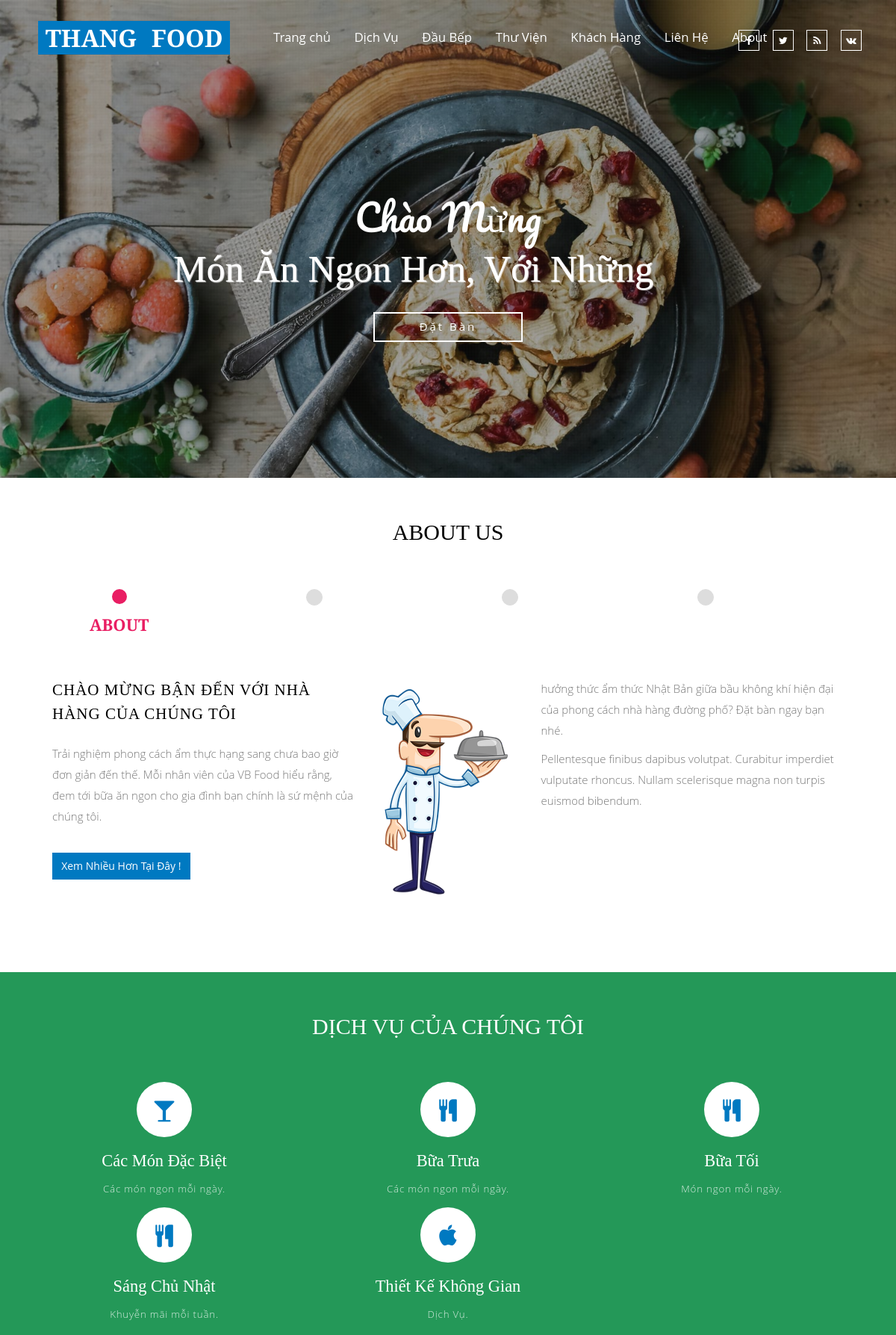
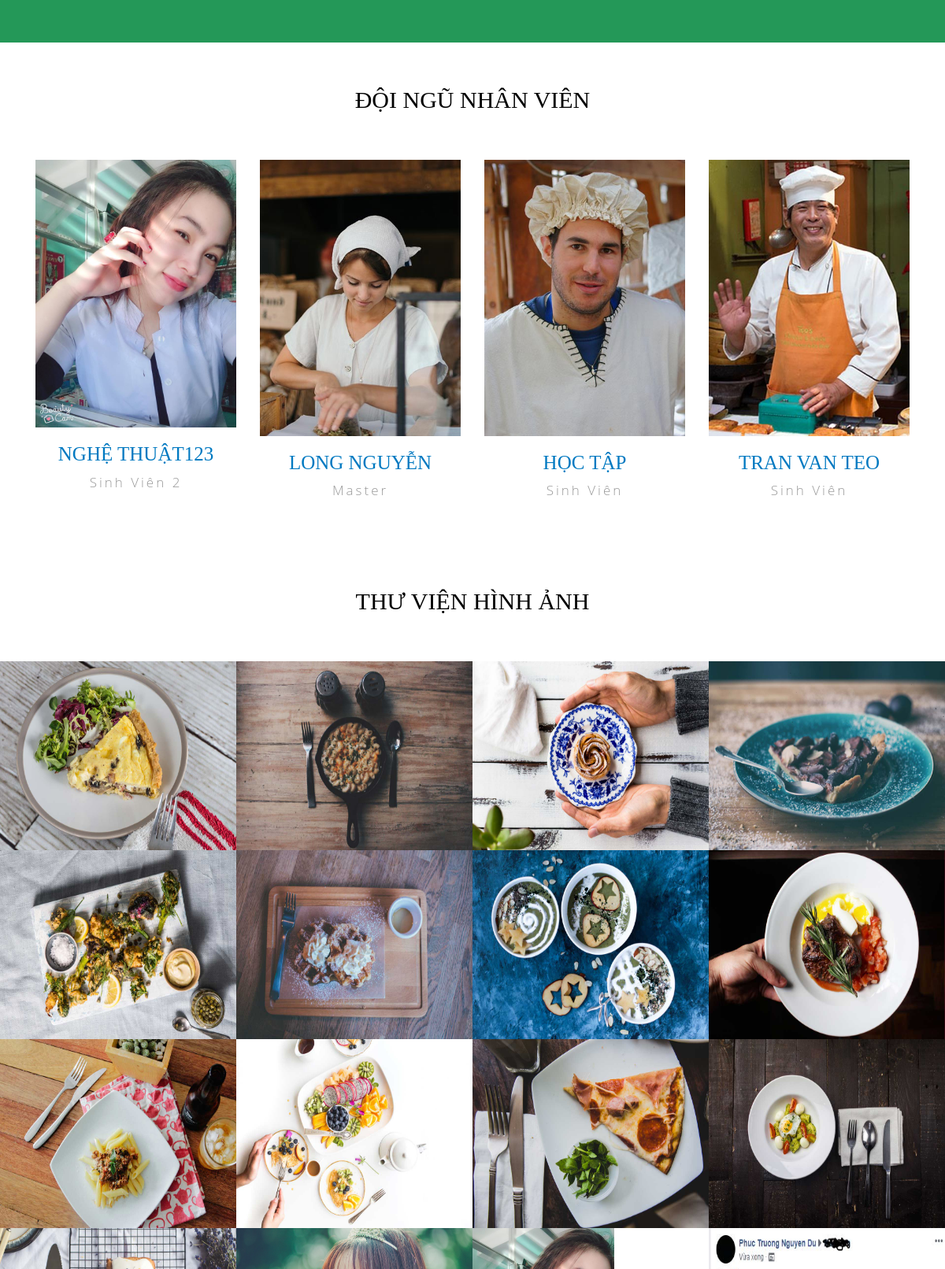
The page / (upper part) on the database its author committed (2 pictures, top to bottom).
### tables this page shows
CREATE TABLE IF NOT EXISTS `config` (
  `id` int(11) NOT NULL,
  `txtlog1` text NOT NULL,
  `txtlog2` text NOT NULL,
  `fa` varchar(255) NOT NULL,
  `tw` varchar(255) NOT NULL,
  `google` varchar(255) NOT NULL,
  `zalo` varchar(255) NOT NULL,
  `title` text NOT NULL,
  `Introduction1` text NOT NULL,
  `Introduction2` text NOT NULL,
  `img` varchar(255) NOT NULL,
  `title2` text NOT NULL,
  `choose` text NOT NULL,
  `titlechose` text NOT NULL,
  `address` text NOT NULL,
  `phone1` varchar(255) NOT NULL,
  `phone2` varchar(255) NOT NULL,
  `email` varchar(255) NOT NULL,
  `map` varchar(255) NOT NULL,
  `youtube` varchar(255) NOT NULL,
  `footer` text NOT NULL,
  `created_at` timestamp NOT NULL DEFAULT CURRENT_TIMESTAMP ON UPDATE CURRENT_TIMESTAMP,
  `updated_at` timestamp NOT NULL DEFAULT '0000-00-00 00:00:00'
);

CREATE TABLE IF NOT EXISTS `service` (
  `id` int(11) NOT NULL,
  `title` varchar(255) NOT NULL,
  `content` text NOT NULL,
  `icon` varchar(255) NOT NULL,
  `status` int(2) NOT NULL DEFAULT '0',
  `created_at` timestamp NOT NULL DEFAULT CURRENT_TIMESTAMP ON UPDATE CURRENT_TIMESTAMP,
  `updated_at` timestamp NOT NULL DEFAULT '0000-00-00 00:00:00'
);

CREATE TABLE IF NOT EXISTS `chef` (
  `id` int(11) NOT NULL,
  `name` varchar(255) NOT NULL,
  `major` varchar(255) NOT NULL,
  `status` int(11) NOT NULL DEFAULT '0',
  `fa` varchar(255) DEFAULT NULL,
  `googlel` varchar(25) DEFAULT NULL,
  `tw` varchar(255) DEFAULT NULL,
  `created_at` timestamp NOT NULL DEFAULT CURRENT_TIMESTAMP ON UPDATE CURRENT_TIMESTAMP,
  `updated_at` timestamp NOT NULL DEFAULT '0000-00-00 00:00:00',
  `img` varchar(222) DEFAULT NULL
);

CREATE TABLE IF NOT EXISTS `li` (
  `id` int(11) NOT NULL,
  `name` varchar(255) NOT NULL,
  `img` varchar(255) NOT NULL,
  `status` int(1) NOT NULL DEFAULT '0',
  `created_at` timestamp NOT NULL DEFAULT CURRENT_TIMESTAMP ON UPDATE CURRENT_TIMESTAMP,
  `updated_at` timestamp NOT NULL DEFAULT '0000-00-00 00:00:00'
);

### application/views/Frontend/layout/master.php (called while the page is built)
<?php
	$this->load->view('Frontend/layout/header.php');?>
<?php
		$this->load->view($temp , $this->data);?>
<?php
	$this->load->view('Frontend/layout/footer.php');
?>

### application/controllers/Frontend/HomeController.php (called while the page is built, shortened)
<?php
class HomeController extends CI_Controller {
    public  $data = array();
    public function __construct()
    {
        $this->load->helper('url');
        $this->load->library('form_validation');
        $this->load->helper(array('form', 'url'));
    }
    public function index()
    {
        $list = array();
        $type_eat = $this->db->where(['status' => 1])->get('type_eat')->result_object();
        foreach ($type_eat as $key => $value) {
           $eat = $this->db->where(['status' => 1,'id_type'=>$value->id])->get('eat ')->result_object();
           $list[$value->name] = $eat;
        }
        $this->data['list'] = $list ;
        $this->data['filestyle']= file_get_contents('public/css/style3.css');
        $this->data['temp'] = 'Frontend/home';
        $this->data['config'] =  $this->db->get('config')->first_row();
         $this->data['li'] =  $this->db->where(['status' => 1])->get('li')->result_object();
        $this->data['custumer'] =  $this->db->where(['status' => 1])->get('custumer')->result_object();
        $this->data['chef'] =  $this->db->where(['status' => 1])->get('chef')->result_object();
        $this->data['service'] =  $this->db->where(['status' => 1])->get('service')->result_object();
         $this->data['service2'] =  $this->db->where(['status' => 1])->get('service', 4, 0)->result_object();
        $this->load->view('Frontend/layout/master',$this->data);
    }
}

### index.php (called while the page is built, shortened)
<?php
require_once BASEPATH.'core/CodeIgniter.php';

### application/helpers/home_helper.php (called while the page is built, shortened)
<?php
	function public_url($url = '')
{
	return base_url().'public/'.$url;
}
?>

### application/config/config.php (called while the page is built, shortened)
<?php
$config['base_url'] = '';
$config['base_url'] = ((isset($_SERVER['HTTPS']) && $_SERVER['HTTPS'] == "on") ? "https" : "http");
$config['base_url'] .= "://" . $_SERVER['HTTP_HOST'];
$config['base_url'] .= str_replace(basename($_SERVER['SCRIPT_NAME']), "", $_SERVER['SCRIPT_NAME']);
$config['index_page'] = 'index.php';
$config['uri_protocol']	= 'REQUEST_URI';
$config['url_suffix'] = '';
$config['language']	= 'english';
$config['charset'] = 'UTF-8';
$config['enable_hooks'] = FALSE;
$config['subclass_prefix'] = 'MY_';
$config['composer_autoload'] = FALSE;
$config['permitted_uri_chars'] = 'a-z 0-9~%.:_\-';
$config['enable_query_strings'] = FALSE;
$config['controller_trigger'] = 'c';
$config['function_trigger'] = 'm';
$config['directory_trigger'] = 'd';
$config['allow_get_array'] = TRUE;
$config['log_threshold'] = 0;
$config['log_path'] = '';
$config['log_file_extension'] = '';
$config['log_file_permissions'] = 0644;
$config['log_date_format'] = 'Y-m-d H:i:s';
$config['error_views_path'] = '';
$config['cache_path'] = '';
$config['cache_query_string'] = FALSE;
$config['encryption_key'] = 'abcxyz';
$config['sess_driver'] = 'files';
$config['sess_cookie_name'] = 'ci_session';
$config['sess_expiration'] = 7200;
$config['sess_save_path'] = NULL;
$config['sess_match_ip'] = FALSE;
$config['sess_time_to_update'] = 300;
$config['sess_regenerate_destroy'] = FALSE;
$config['cookie_prefix']	= '';
$config['cookie_domain']	= '';
$config['cookie_path']		= '/';
$config['cookie_secure']	= FALSE;
$config['cookie_httponly'] 	= FALSE;
$config['standardize_newlines'] = FALSE;
$config['global_xss_filtering'] = FALSE;
$config['csrf_protection'] = FALSE;
$config['csrf_token_name'] = 'csrf_test_name';
$config['csrf_cookie_name'] = 'csrf_cookie_name';
$config['csrf_expire'] = 7200;
$config['csrf_regenerate'] = TRUE;
$config['csrf_exclude_uris'] = array();
$config['compress_output'] = FALSE;
$config['time_reference'] = 'local';
$config['rewrite_short_tags'] = FALSE;
$config['proxy_ips'] = '';

### application/views/Frontend/home.php (the view, shortened to what this page needs)
	<div class="banner jarallax">
		<div class="agileinfo-dot">
			<div class="header">
				<div class="container-fluid">
					<div class="header-left">
						<div class="w3layouts-logo grid__item  wow slideInRight" data-wow-duration="1.5s" data-wow-delay="0.3s">
							<h1>
								<a class="link link--ilin" href="#"><span><?=$config->txtlog1?></span><span><?=$config->txtlog2?></span></a>
							</h1>
						</div>
					</div>
					<div class="top-nav">
						<nav class="navbar navbar-default">
							<div class="collapse navbar-collapse" id="bs-example-navbar-collapse-1">
								<ul class="nav navbar-nav">
									<li><a class="active" href="index.html">Trang chủ</a></li>
									<li><a href="#services" class="scroll">Dịch Vụ</a></li>
									<li><a href="#chefs" class="scroll">Đầu Bếp</a></li>
									<li><a href="#gallery" class="scroll">Thư Viện</a></li>
									<li><a href="#customer" class="scroll">Khách Hàng</a></li>
									<li><a href="#contact" class="scroll">Liên Hệ</a></li>
									<li><a href="#about" class="scroll">About</a></li>
								</ul>
					<div class="clearfix"> </div>
							</div>
						</nav>
						<div class="agileinfo-social-grids">
							<ul>
								<li><a href="#"><i class="fa fa-facebook"></i></a></li>
								<li><a href="#"><i class="fa fa-twitter"></i></a></li>
								<li><a href="#"><i class="fa fa-rss"></i></a></li>
								<li><a href="#"><i class="fa fa-vk"></i></a></li>
							</ul>
						</div>
				</div>
					</div>
			</div>
			<div class="agileits-banner-info wow fadeInLeftBig">
				<h3>Chào mừng</h3>
					<h2 class="rw-sentence">
					<span>Món ăn ngon hơn, với những </span>
					</h2>
					<a href="#" data-toggle="modal" data-target="#myModal2">Đặt Bàn</a>
			</div>
		</div>
	</div>
<div class="demo" id="about">
	<div class="container wow fadeInDown" >
		<div class="w3ls-heading">
			<h3>About us</h3>
		</div>
		<div class="horizontalTab" id="horizontalTab">
			<ul class="resp-tabs-list list-group">
				<li class="list-group-item text-center"></li>
				<li class="list-group-item text-center"></li>
				<li class="list-group-item text-center"></li>
				<li class="list-group-item text-center"></li>
			</ul>
				<div class="resp-tabs-container">
							<div class="bhoechie-tab-content active">
										<h3 class="title">about</h3>
								<div class="services-grids">
									<div class="ser-img">
										<h3><?= $config->title?> </h3>
										<p><?= $config->Introduction1?>.
										</p>
										<a href="#myModal" data-toggle="modal"> Xem nhiều hơn tại đây !</a>
									</div>
									<div class="ser-img1">
										<img src="<?php echo public_url()?>images/about.png" alt="" />
									</div>
									<div class="ser-info">
										<p><?= $config->Introduction2?>.
										</p>
										<p>Pellentesque finibus dapibus volutpat. Curabitur imperdiet vulputate rhoncus. Nullam
										scelerisque magna non turpis euismod bibendum.
										</p>
									</div>
								</div>
							</div>
				</div>
		</div>
	</div>
</div>
<div class="services" id="services">
		<div class="container wow fadeInDown" data-wow-duration="1s">
			<div class="ser-top wthree-3 wow fadeInDown w3-service-head">
				<h3>Dịch Vụ Của Chúng Tôi </h3>
			</div>
			<div class="w3-service-grids set-6 ">
				<?php $i=0;
						$time  = array(1,2,2.5,3,4,5,6,7,8,9,10);
				 foreach ($service as $key => $value) { $i++;?>
				<div class="col-md-4  services-w3-grid1 ser-left icon1 hi-icon-wrap hi-icon-effect-6 wow fadeInUp data-wow-delay="<?=$time[$i]?>s" style="visibility: visible; animation-delay: <?=$time[$i]?>s; animation-name: fadeInUp;"">
					<i class="<?=  $value->icon?> hi-icon hi-icon-sort-by-attributes" aria-hidden="true"></i>
					<h4><?=  $value->title ;?></h4>
					<p><?=  $value->content?>.</p>
				</div>
				<?php if($i ==3 ){ echo "<div class='clearfix'></div>";}?>
				<?php }?>
				<div class="clearfix"></div>
			</div>
		</div>
</div>
<div class="ourchefs wow fadeInUp data-wow-delay="0.5s" " id="chefs">
	<div class="container">
		<div class="w3ls-heading">
			<h3>Đội ngũ nhân viên</h3>
		</div>
		<?php $i=0;
			$time  = array(1,2,2.5,3,4,5,6,7,8,9,10);
		 foreach ($chef as $key => $value) {$i++;
		?>
		<div class="col-md-3 chef agile_team_grid wow fadeInDown data-wow-delay="<?=$time[$i]?>s" style="visibility: visible; animation-delay: <?=$time[$i]?>s; animation-name: fadeInUp;"">
			<div class="agileits_w3layouts_team_grid">
				<img src="<?php echo base_url()?>upload/chef/<?=$value->img?>" alt=" " class="img-responsive">
			</div>
			<h3><?= $value->name?></h3>
			<p><?= $value->major?></p>
		</div>
		<?php	}?>
	</div>
</div>
	<div class="gallery wow fadeInDown"  id="gallery">
			<div class="agileits_w3layouts_head">
			<h3>Thư viện hình ảnh</h3>
			</div>
			<div class="w3layouts_gallery_grids">
				<?php  foreach ($li as $key => $value) {
			?>
				<div class="col-md-3 w3layouts_gallery_grid">
					<a href="<?php echo base_url()?>upload/lib/<?=$value->img?>" class="lsb-preview" data-lsb-group="header">
						<div class="w3layouts_news_grid">
							<img src="<?php echo base_url()?>upload/lib/<?=$value->img?>" alt=" " style="height:240px" class="img-responsive">
						</div>
					</a>
				</div>
			<?php
				}
			?>
			</div>
</div>

### application/views/Frontend/layout/header.php (shortened to what this page needs)
<!DOCTYPE html>
<html lang="en">
<head>
<link rel="stylesheet" href="<?php echo public_url()?>css/easy-responsive-tabs.css">
<link rel="stylesheet" href="<?php echo public_url()?>css/jquery-ui.css" type="text/css" media="all">
	<link href="<?php echo public_url()?>css/lsb.css" rel="stylesheet" type="text/css">
    <link rel="stylesheet" type="text/css" href="<?php echo public_url()?>css/demo.css" />
    <link rel="stylesheet" type="text/css" href="<?php echo public_url()?>css/style3.css" />
    <link rel="stylesheet" type="text/css" href="<?php echo public_url()?>css/normalize.css" />
     <link rel="stylesheet" type="text/css" href="<?php echo public_url()?>css/animate.css" />
	<link rel="stylesheet" type="text/css" href="<?php echo public_url()?>css/demo1.css" />
	<link rel="stylesheet" type="text/css" href="<?php echo public_url()?>css/linkstyles.css" />
	<link rel="stylesheet" href="<?php echo public_url()?>css/bootstrap.css" type="text/css" media="all">
	<link rel="stylesheet" href="<?php echo public_url()?>css/style.css" type="text/css" media="all">
	<link rel="stylesheet" href="<?php echo public_url()?>css/font-awesome.min.css" />
</head>
<body>

### application/views/Frontend/layout/footer.php (shortened to what this page needs)
</body>
</html>

### public/css/easy-responsive-tabs.css (style rules this page uses)
body { margin: 0px; padding: 0px; background: #f5f5f5; font-weight: 500; }
ul.resp-tabs-list, p { margin: 0px; padding: 0px; }
.resp-tabs-list li { display: inline-block; padding: 13px 15px; margin: 0; list-style: none; cursor: pointer; float: left; }
.resp-tabs-container { padding: 0px; background-color: #fff; clear: left; }
.resp-tab-content { display: none; padding: 30px; }
.resp-tab-content { border-top: transparent; min-height: auto; }
.resp-tab-content-active { display: block; }

### public/css/demo.css (style rules this page uses)
html { height: 100%; }
body { font-family: 'Open Sans Condensed','Arial Narrow', serif; font-weight: 400; font-size: 15px; color: #333; -webkit-font-smoothing: antialiased; -moz-font-smoothing: antialiased; font-smoothing: antialiased; overflow-x: hidden; }
a { color: #555; text-decoration: none; }
.container { width: 100%; min-width: 320px; position: relative; }

### public/css/style3.css (style rules this page uses)
body { background: #fff url(../images/lghtmesh.png) repeat center center; }
.rw-sentence { margin: 0; text-align: left; margin-left: 130px; text-shadow: 1px 1px 1px rgba(255,255,255,0.8); }
.rw-sentence span { color: #fff; text-transform: capitalize; white-space: nowrap; font-size: 50px; text-align: center; font-weight: normal; }

### public/css/demo1.css (style rules this page uses)
*, *:after, *:before { box-sizing: border-box; }
.clearfix:before, .clearfix:after { display: table; content: ''; }
.clearfix:after { clear: both; }
body { background: #fff; color: #1e1a1b; font-weight: 500; font-size: 1em; font-family: 'Raleway', Arial, sans-serif; -webkit-font-smoothing: antialiased; -moz-osx-font-smoothing: grayscale; }
a { outline: none; color: #dd3e62; text-decoration: none; }
.grid__item { max-width: calc(100vw - 40px); z-index: 1; position: relative; text-align: center; display: -webkit-flex; display: flex; -webkit-align-items: center; align-items: center; -webkit-justify-content: center; justify-content: center; -webkit-transform: translate3d(0,0,0); }

### public/css/linkstyles.css (style rules this page uses)
.link { outline: none; text-decoration: none; position: relative; font-size: 8em; line-height: 1; color: #9e9ba4; display: inline-block; }
.link--ilin { font-weight: 900; text-transform: uppercase; line-height: 0.8; overflow: hidden; color: #adaa88; }
.link--ilin span { position: relative; display: inline-block; -webkit-transition: color 0.5s; transition: color 0.5s; }
.link--ilin span::before { content: ''; position: absolute; width: 100%; height: 100%; background: #fff; line-height: 0.8; -webkit-transition: -webkit-transform 0.5s; transition: transform 0.5s; }
.link--ilin span:last-of-type::before { background: #1e1a1b; }
.link--ilin:hover span:last-of-type::before, .link--ilin span:first-of-type::before { -webkit-transform: translate3d(0,-150%,0); transform: translate3d(0,-150%,0); }
.link--ilin:hover span:first-of-type::before, .link--ilin span:last-of-type::before { -webkit-transform: translate3d(0,150%,0); transform: translate3d(0,150%,0); }

### application/views/Frontend/layout/header.php (style rules this page uses)
html, body { height: 100%; margin: 0; padding: 0; }

### rows shown on the page
config: txtlog1 "THANG", txtlog2 "FOOD", title "CHÀO MỪNG BẬN ĐẾN VỚI NHÀ HÀNG CỦA CHÚNG TÔI", Introduction1 "Trải nghiệm phong cách ẩm thực hạng sang chưa bao giờ đơn giản đến thế. Mỗi nhân viên của VB Food hiểu rằng, đem tới bữa ăn ngon cho gia đình bạn chính là sứ mệnh của chúng tôi", Introduction2 "hưởng thức ẩm thức Nhật Bản giữa bầu không khí hiện đại của phong cách nhà hàng đường phố? Đặt bàn ngay bạn nhé"
service: title "Các Món Đặc Biệt", content "Các món ngon mỗi ngày"
service: title "Bữa Trưa", content "Các món ngon mỗi ngày"
service: title "Bữa Tối", content "Món ngon mỗi ngày"
service: title "Sáng Chủ Nhật", content "Khuyễn mãi mỗi tuần"
service: title "Thiết Kế Không Gian", content "Dịch Vụ"
chef: img (picture), name "NGHỆ THUẬT123", major "Sinh Viên 2"
chef: img (picture), name "LONG NGUYỄN", major "Master"
chef: img (picture), name "HỌC TẬP", major "Sinh Viên"
chef: img (picture), name "TRAN VAN TEO", major "Sinh Viên"
li: img (picture)
li: img (picture)
li: img (picture)
li: img (picture)
li: img (picture)
li: img (picture)
li: img (picture)
li: img (picture)
li: img (picture)
li: img (picture)
li: img (picture)
li: img (picture)
li: img (picture)
li: img (picture)
li: img (picture)
li: img (picture)
